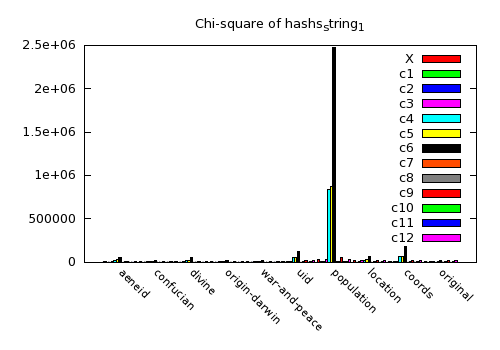

Write the gnuplot code that produced this figure.
set terminal pngcairo  transparent enhanced font "arial,10" fontscale 1.0 size 500, 350 
set output 'histogram_Chi_1.png'
set boxwidth 0.9 absolute
set style fill   solid 1.00 border lt -1
set key inside right top vertical Right noreverse noenhanced autotitles nobox
set style histogram clustered gap 1 title  offset character 0, 0, 0
set datafile missing '-'
set style data histograms
set xtics border in scale 0,0 nomirror rotate by -45  offset character 0, 0, 0 autojustify
set xtics  norangelimit font ",8"
set xtics   ()
set title "Chi-square of hashs_string_1"
#set yrange [ 0.00000 : 25000 ] noreverse nowriteback
i = 22
plot 'hash_string_1.dat' using 2:xtic(1) ti col, '' u 3 ti col, '' u 4 ti col, '' u 5 ti col, '' u 6 ti col, '' u 7 ti col, '' u 8 ti col, '' u 9 ti col, '' u 10 ti col, '' u 11 ti col, '' u 12 ti col, '' u 13 ti col, '' u 14 ti col
